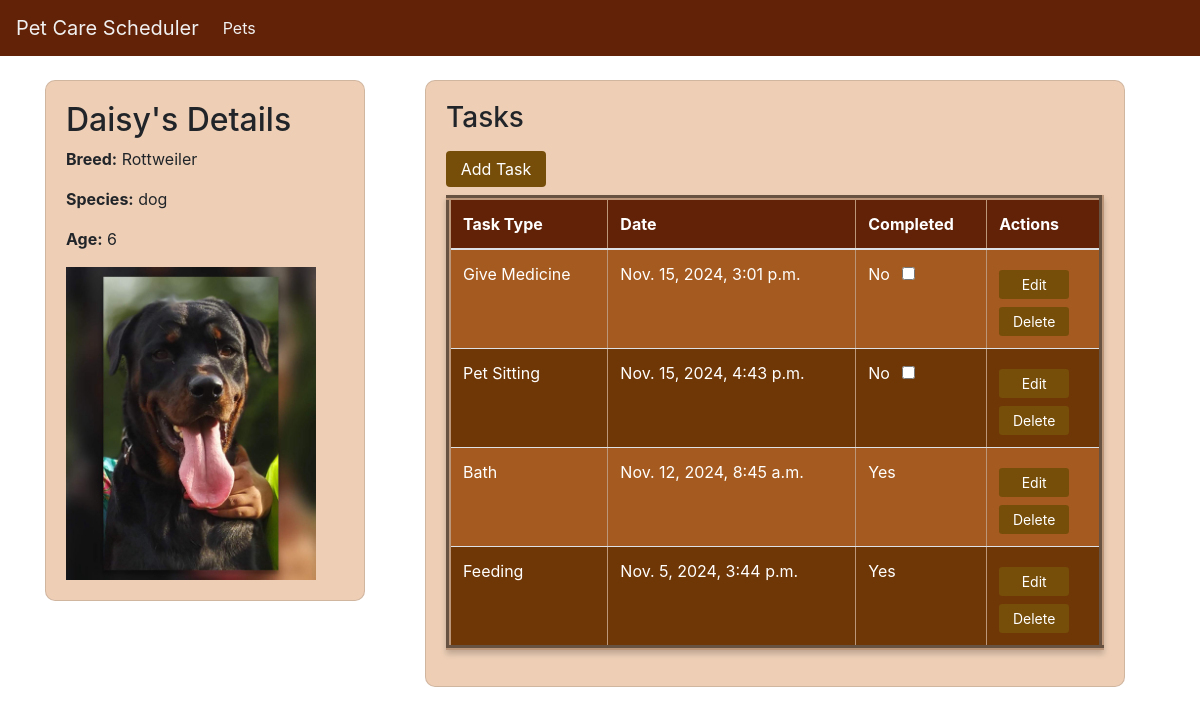
The app's page /care/pets/1/, older data.
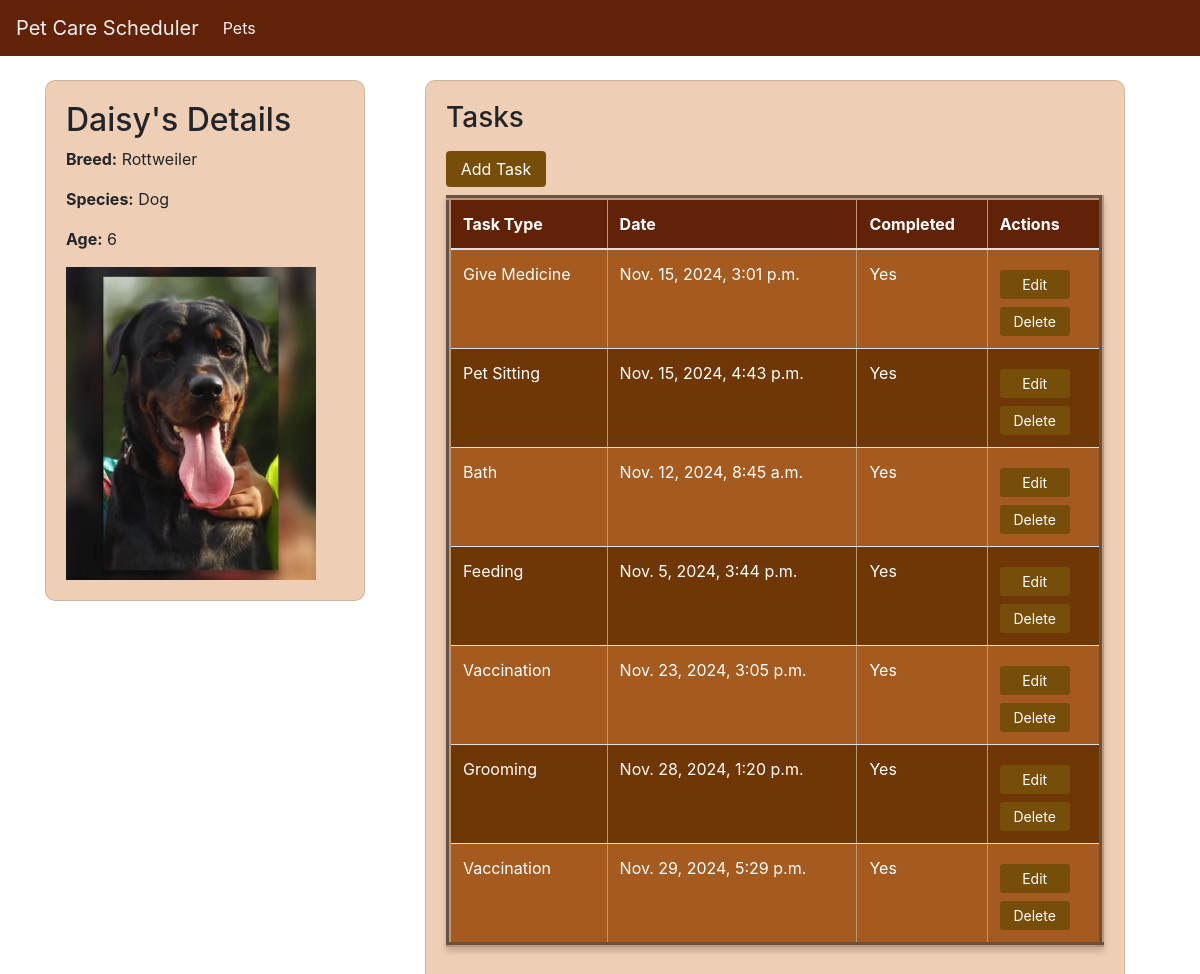
The same page, newer data.
### care/models.py (models this page shows, shortened)
class Pet(models.Model):
    DOG = 'Dog'
    CAT = 'Cat'
    BIRD = 'Bird'
    FISH = 'Fish'
    SNAKE ='Snake'
    SPECIES_CHOICES = [
        (DOG, 'Dog'),
        (CAT, 'Cat'),
        (BIRD, 'Bird'),
        (FISH, 'Fish'),
        (SNAKE, 'Snake')
    ]
    name = models.CharField(max_length=100)
    breed = models.CharField(max_length=100, blank=True, null=True)
    age = models.IntegerField()
    species = models.CharField(
        max_length=100,
        choices=SPECIES_CHOICES,
        blank=True,
        null=True
    )
    photo = models.ImageField(upload_to='pet_photos/', blank=True, null=True)

class Task(models.Model):
    pet = models.ForeignKey(Pet, on_delete=models.CASCADE)
    task_type = models.ForeignKey(TaskType, on_delete=models.CASCADE)
    date = models.DateTimeField()
    completed = models.BooleanField(default=False)
    notes = models.TextField(blank=True, null=True)

class TaskType(models.Model):
    type_name = models.CharField(max_length=50)
    def __str__(self):
        return self.type_name

### care/views.py (the view)
# urls.py: path('pets/<int:pk>/', views.pet_detail, name='pet_detail'),
def pet_detail(request, pk):
    pet = get_object_or_404(Pet, pk=pk)
    tasks = Task.objects.filter(pet=pet)
    return render(request, 'pet_detail.html', {'pet': pet, 'tasks': tasks})

### templates/pet_detail.html (shortened to what this page needs)
{% extends './base.html' %}
{% block content %}
<div class="row">
    <div class="col-md-4">
        <div class="card" style="background-color: #eecfb6; padding: 20px; border-radius: 10px; width: 320px;">
            <h2>{{ pet.name }}'s Details</h2>
            <p><strong>Breed:</strong> {{ pet.breed }}</p>
            <p><strong>Species:</strong> {{ pet.species }}</p>
            <p><strong>Age:</strong> {{ pet.age }}</p>
            {% if pet.photo %}
                <img src="{{ pet.photo.url }}" alt="Photo of {{ pet.name }}" style="width: 250px; height: auto;">
            {% else %}
                <p>No photo available.</p>
            {% endif %}
        </div>
    </div>
    <div class="col-md-5">
        <div class="card" style="background-color: #eecfb6; padding: 20px; border-radius: 10px; width: 700px;">
            <h3>Tasks</h3>
            <a href="{% url 'task_create' pet.id %}" class="btn btn-primary mb-2 mt-2" style="width: 100px;">Add Task</a>
            <table class="table table-striped" border="5">
                <thead>
                    <tr>
                        <th>Task Type</th>
                        <th>Date</th>
                        <th>Completed</th>
                        <th>Actions</th>
                    </tr>
                </thead>
                <tbody>
                    {% for task in tasks %}
                    <tr>
                        <td>{{ task.task_type }}</td>
                        <td>{{ task.date }}</td>
                        <td>
                            {% if task.completed %}
                                Yes
                            {% else %}
                                No
                                <form method="post" action="{% url 'mark_task_completed' task.id %}" style="display:inline;">
                                    <input type="checkbox" onclick="this.form.submit()" class="ml-2">
                                </form>
                            {% endif %}
                        </td>
                        <td>
                            <a href="{% url 'task_update' task.id %}" class="btn btn-sm mt-2">Edit  </a><br>
                            <a href="{% url 'task_delete' task.id %}" class="btn btn-sm mt-2">Delete</a>
                        </td>
                    </tr>
                    {% endfor %}
                </tbody>
            </table>
        </div>
    </div>
</div>
{% endblock %}

Row changes from the older to the newer data that the page shows:
changed Pet "Daisy": species "dog" → "Dog"
changed Task "Nov. 15, 2024, 3:01 p.m.": value "☐" → (not shown); completed "No" → "Yes"
changed Task "Nov. 15, 2024, 4:43 p.m.": value "☐" → (not shown); completed "No" → "Yes"
added Task: task_type "Vaccination", date "Nov. 23, 2024, 3:05 p.m.", completed "Yes"
added Task: task_type "Grooming", date "Nov. 28, 2024, 1:20 p.m.", completed "Yes"
added Task: task_type "Vaccination", date "Nov. 29, 2024, 5:29 p.m.", completed "Yes"
